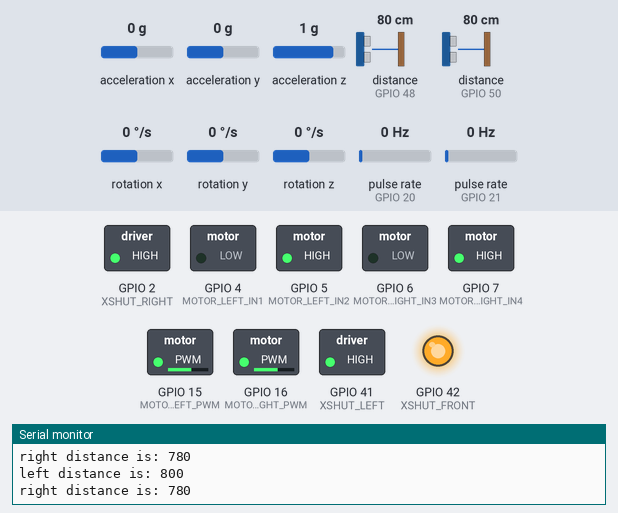
Recording of a sketch running on a simulated ESP32-S3. On the bench: switched loads named in the sketch (green lamp = pin HIGH), output pins drawn as LEDs (lit = HIGH), the last lines printed to the serial monitor. Wiring (inferred from the names in the program): 2 × pulse sensor: data GPIO 20 / data GPIO 21. The inputs (shaded band) are chosen by the test bench; at power-on: distance to the obstacle (sensors on GPIO 48, GPIO 50) 80 cm, pulse rate (sensors on GPIO 20, GPIO 21) 0 Hz, acceleration x 0 g, acceleration y 0 g, acceleration z 1 g, rotation x 0 °/s, rotation y 0 °/s, rotation z 0 °/s.

Above: at 8.3 s.
8.4 s: distance to the obstacle (sensor on GPIO 48) set to 120 cm
At 8.65 s:
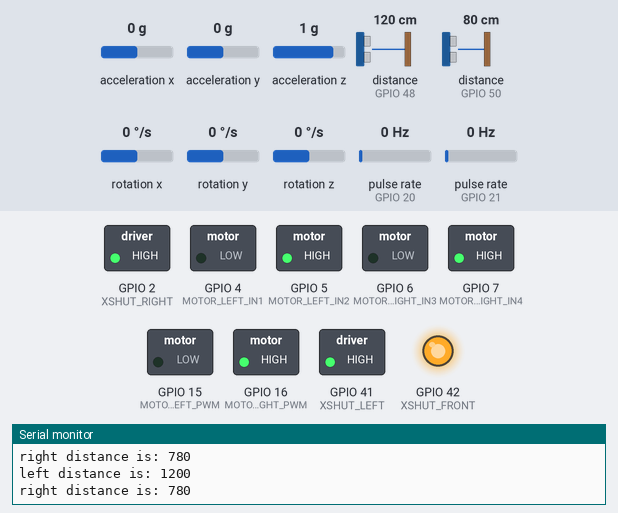
11.4 s: pulse rate (sensor on GPIO 20) set to 68 Hz
14.4 s: pulse rate (sensor on GPIO 20) set to 74 Hz
At 15.0 s:
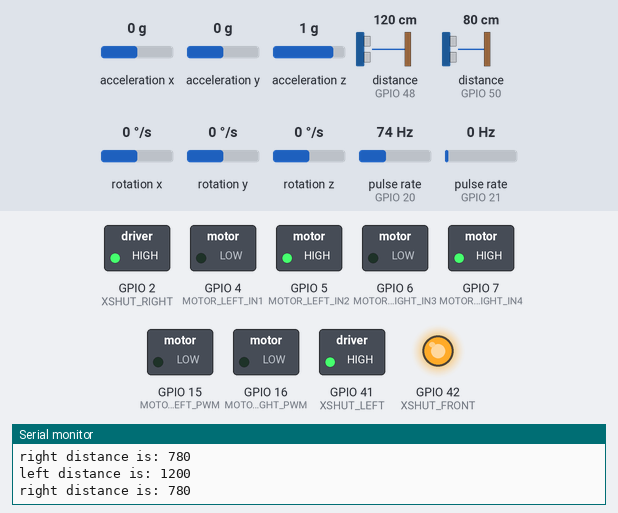
Timing chart, 0 to 17.4 s (numbered marks = the images above; inputs shaded):
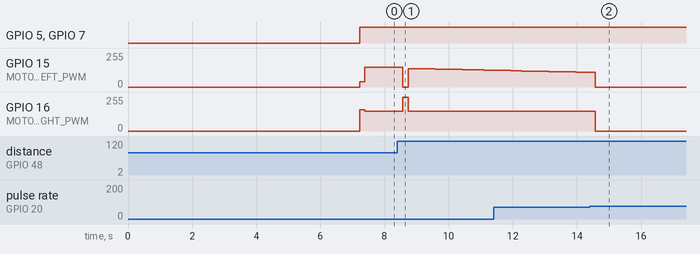

The sketch:

move_forward.ino
```cpp
#include <PID_v1.h>
#include <MPU9250_asukiaaa.h>
#include <Wire.h>
#include <VL53L0X.h>

// === Constants ===
#define WHEEL_DIAMETER_CM 6
#define ENCODER_TICKS_PER_REV 20
#define QUADRANT_SIZE 100.0

#define LEFT_ENCODER_PIN 21
#define RIGHT_ENCODER_PIN 20
#define MOTOR_LEFT_IN1 4
#define MOTOR_LEFT_IN2 5
#define MOTOR_LEFT_PWM 15
#define MOTOR_RIGHT_IN3 6
#define MOTOR_RIGHT_IN4 7
#define MOTOR_RIGHT_PWM 16
// #define INFRA_LEFT_SDA 38
// #define INFRA_LEFT_SCL 39
// #define INFRA_FRONT_SDA 47
// #define INFRA_FRONT_SCL 48
// #define INFRA_RIGHT_SDA 40
// #define INFRA_RIGHT_SCL 41
#define XSHUT_LEFT 41
#define XSHUT_FRONT 42
#define XSHUT_RIGHT 2
#define INFRA_SCL 48
#define INFRA_SDA 47
#define MPU_SDA 8
#define MPU_SCL 9

// infrared sensor declarations
VL53L0X sensorLeft, sensorFront, sensorRight;

const float wheel_circumference = WHEEL_DIAMETER_CM * PI;
const float ticks_per_cm = ENCODER_TICKS_PER_REV / wheel_circumference;
const int target_ticks = QUADRANT_SIZE * ticks_per_cm;
const int maxValid = 40000; // maximum valid distance of sensor output from walls, without assuming empty space

const int baseSpeed = 150;  // Base PWM speed

// === MPU Setup ===
MPU9250_asukiaaa mpu;
float yawAngle = 0;
unsigned long lastUpdateTime = 0;

// === Encoders ===
volatile long leftTicks = 0;
volatile long rightTicks = 0;

void IRAM_ATTR onLeftEncoder() {
  leftTicks += 1;
}
void IRAM_ATTR onRightEncoder() {
  rightTicks += 1;
}

// TwoWire I2C_MPU = TwoWire(0);  // Use I2C bus 0 for MPU
// TwoWire I2C_TOF = TwoWire(1);  // Use I2C bus 1 for Time-of-Flight sensors

void setupEncoders() {
  attachInterrupt(digitalPinToInterrupt(LEFT_ENCODER_PIN), onLeftEncoder, RISING);
  attachInterrupt(digitalPinToInterrupt(RIGHT_ENCODER_PIN), onRightEncoder, RISING);
}
void setupMPU() {
  Wire1.begin(MPU_SDA, MPU_SCL);
  //mpu.setWire(&I2C_MPU);  // Use dedicated I2C bus
  mpu.setWire(&Wire1);
  mpu.beginAccel();
  mpu.beginGyro();
  // delay(2000);    // Allow sensor to stabilize
}
const int rightOffset = 20; // 20 mm offset
const int leftOffset = 0; // 0 mm offset
const int frontOffset = 0; // 0 mm offset
void setupInfrareds() {
  Wire.begin(INFRA_SDA, INFRA_SCL);

  // Set XSHUT pins as outputs
  pinMode(XSHUT_LEFT, OUTPUT);
  pinMode(XSHUT_FRONT, OUTPUT);
  pinMode(XSHUT_RIGHT, OUTPUT);
  digitalWrite(XSHUT_LEFT, LOW);
  digitalWrite(XSHUT_FRONT, LOW);
  digitalWrite(XSHUT_RIGHT, LOW);
  delay(100);

  // === Bring up sensor 1 ===
  digitalWrite(XSHUT_LEFT, HIGH);
  delay(50);
  sensorLeft.init(true);
  sensorLeft.setAddress(0x30);

  // === Bring up sensor 2 ===
  digitalWrite(XSHUT_FRONT, HIGH);
  delay(50);
  sensorFront.init(true);
  sensorFront.setAddress(0x31);

  // === Bring up sensor 3 ===
  digitalWrite(XSHUT_RIGHT, HIGH);
  delay(50);
  sensorRight.init(true);
  sensorRight.setAddress(0x32);

  sensorLeft.setTimeout(500);  // Set timeout to 500ms - time the sensor waits for input until it times out
  sensorLeft.startContinuous();  // Start continuous mode
  sensorFront.setTimeout(500);  // Set timeout to 500ms - time the sensor waits for input until it times out
  sensorFront.startContinuous();  // Start continuous mode
  sensorRight.setTimeout(500);  // Set timeout to 500ms - time the sensor waits for input until it times out
  sensorRight.startContinuous();  // Start continuous mode
}

// === PID Controllers ===
// Encoder PID
double pidInput, pidOutput, pidSetpoint = 0;
double Kp = 0.8, Ki = 0.01, Kd = 0.3;
PID pidController(&pidInput, &pidOutput, &pidSetpoint, Kp, Ki, Kd, DIRECT);

// Yaw PID (MPU)
double yawInput, yawOutput, yawSetpoint = 0;
double yawKp = 1.0, yawKi = 0.01, yawKd = 0.15;
PID yawPID(&yawInput, &yawOutput, &yawSetpoint, yawKp, yawKi, yawKd, DIRECT);
// Gyro bias offsets (X, Y, Z)
float gyroBias[3] = {0, 0, 0};

// === Wall-following PID ===
unsigned int leftDist, rightDist;
double wallInput, wallOutput, wallSetpoint = 0; // Desired diff = 0
double wallKp = 0.01, wallKi = 0.01, wallKd = 0.3;
PID wallPID(&wallInput, &wallOutput, &wallSetpoint, wallKp, wallKi, wallKd, DIRECT);

// Add weighting factor for yaw correction
const float YAW_WEIGHT = 0; // Give gyro corrections more influence (was 1.0)
const float ENCODER_WEIGHT = 0; // Reduce encoder influence
const float WALL_WEIGHT = 1; // Weight for wall correction

// === Setup ===
void setup() {
  Serial.begin(115200);

  setupInfrareds();

  // Motor pins
  pinMode(MOTOR_LEFT_IN1, OUTPUT);
  pinMode(MOTOR_LEFT_IN2, OUTPUT);
  pinMode(MOTOR_LEFT_PWM, OUTPUT);
  pinMode(MOTOR_RIGHT_IN3, OUTPUT);
  pinMode(MOTOR_RIGHT_IN4, OUTPUT);
  pinMode(MOTOR_RIGHT_PWM, OUTPUT);

  // Encoder pins
  pinMode(LEFT_ENCODER_PIN, INPUT);
  pinMode(RIGHT_ENCODER_PIN, INPUT);
  setupEncoders();

  // PID settings
  pidController.SetMode(AUTOMATIC);
  // pidController.SetOutputLimits(-20, 20);
  // pidController.SetSampleTime(20);

  yawPID.SetMode(AUTOMATIC);
  // yawPID.SetOutputLimits(-15, 15);
  // yawPID.SetSampleTime(20);

  wallPID.SetMode(AUTOMATIC);

  setupMPU();
  calibrateGyro();
  mpu.gyroUpdate();
  yawAngle = 0;
  yawSetpoint = 0;
  // delay(500);
  //kickMotors();

  lastUpdateTime = millis();
}

// === Main Loop ===
void loop() {
  // End condition
  long avgTicks = (leftTicks + rightTicks) / 2;
  if (avgTicks >= target_ticks) {
    stopMotors();
    return;
  }

  // === MPU Yaw Update ===
  unsigned long now = millis();
  float dt = (now - lastUpdateTime) / 1000.0;
  lastUpdateTime = now;

  mpu.gyroUpdate();
  float gyroZ = mpu.gyroZ() - gyroBias[2];  // deg/sec
  yawAngle += gyroZ * dt;
  yawInput = yawAngle;
  yawPID.Compute();

  // === Encoder PID Update ===
  pidInput = (double)(leftTicks - rightTicks);
  pidController.Compute();

  leftDist = sensorLeft.readRangeContinuousMillimeters() - leftOffset;
  rightDist = sensorRight.readRangeContinuousMillimeters() - rightOffset;

  Serial.print("left distance is: ");
  Serial.println(leftDist);
  Serial.print("right distance is: ");
  Serial.println(rightDist);
  // === Wall PID Update ===
  wallInput = leftDist - rightDist;
  wallInput *= -WALL_WEIGHT;
  if (leftDist > maxValid || rightDist > maxValid) {
    // wallInput = 0; // Disable wall correction in open space
    stopMotors();
    while(1){
      ;
    }
  }
  wallPID.Compute();

  // === Combine All Three Corrections ===
  // Apply weighted combination
  double totalCorrection = (pidOutput * ENCODER_WEIGHT) + (yawOutput * YAW_WEIGHT + (wallOutput));

  // Add dynamic speed adjustment based on wall error
  int dynamicBaseSpeed = baseSpeed - abs(wallOutput); // Slow down when correcting
  dynamicBaseSpeed = constrain(dynamicBaseSpeed, 100, 255); // Maintain minimum speed

  int leftPWM = dynamicBaseSpeed - totalCorrection;
  int rightPWM = dynamicBaseSpeed + totalCorrection;

  leftPWM = constrain(leftPWM, 0, 255);
  rightPWM = constrain(rightPWM, 0, 255);

  driveForward(leftPWM, rightPWM);

  // // === Debug Info ===
  // Serial.print("Yaw: "); Serial.print(yawAngle);
  // Serial.print(" | EncErr: "); Serial.print(pidInput);
  // Serial.print(" | Corr: "); Serial.print(totalCorrection);
  // Serial.print(" | PWM L/R: "); Serial.print(leftPWM); Serial.print("/"); Serial.println(rightPWM);
  // Serial.print("Sensor 1: ");
  // Serial.print(sensorLeft.readRangeContinuousMillimeters());
  // Serial.print(" mm | Sensor 2: ");
  // Serial.print(sensorFront.readRangeContinuousMillimeters());
  // Serial.print(" mm | Sensor 3: ");
  // Serial.print(sensorRight.readRangeContinuousMillimeters());
  // Serial.println(" mm");
  delay(100);
}

void kickMotors() {
  int PWM_Pow = 130;
  unsigned long kickTime = millis() + 300;

  while (millis() < kickTime)
    driveForward(PWM_Pow, PWM_Pow);
}

void calibrateGyro() {
  Serial.println("Calibrating gyro. Keep sensor still...");
  delay(100);

  const int numSamples = 1000;
  float sumX = 0, sumY = 0, sumZ = 0;

  for (int i = 0; i < numSamples; i++) {
    if (mpu.gyroUpdate() == 0) { // Successfully read gyro
      sumX += mpu.gyroX();
      sumY += mpu.gyroY();
      sumZ += mpu.gyroZ();
    }
    delay(5);
  }

  // Calculate average bias (offset)
  gyroBias[0] = sumX / numSamples;
  gyroBias[1] = sumY / numSamples;
  gyroBias[2] = sumZ / numSamples;

  Serial.print("Gyro Bias (X/Y/Z): ");
  Serial.print(gyroBias[0], 4);
  Serial.print(", ");
  Serial.print(gyroBias[1], 4);
  Serial.print(", ");
  Serial.println(gyroBias[2], 4);
}

// === Motor Helpers ===
void driveForward(int powLeft, int powRight) {
  moveMotor(1, 1, powLeft);
  moveMotor(2, 1, powRight);
}

void stopMotors(void) {
  moveMotor(1, 1, 0);
  moveMotor(2, 1, 0);
}

void moveMotor(int motorNumber, int direction, int pwmPow) {
  //motorNumber: 1 == left; 2 == right
  // direction == 1 - forward
  // direction == 0 -backward

  if (motorNumber == 1) {
    if (direction == 1) {
      digitalWrite(MOTOR_LEFT_IN1, LOW);
      digitalWrite(MOTOR_LEFT_IN2, HIGH);
    }
    else {
      digitalWrite(MOTOR_LEFT_IN1, HIGH);
      digitalWrite(MOTOR_LEFT_IN2, LOW);
    }
    analogWrite(MOTOR_LEFT_PWM, pwmPow);
  }
  else if (motorNumber == 2) {
    if (direction == 1) {
      digitalWrite(MOTOR_RIGHT_IN3, LOW);
      digitalWrite(MOTOR_RIGHT_IN4, HIGH);
    }
    else {
      digitalWrite(MOTOR_RIGHT_IN3, HIGH);
      digitalWrite(MOTOR_RIGHT_IN4, LOW);
    }
    analogWrite(MOTOR_RIGHT_PWM, pwmPow);
  }
  else{
    Serial.print("Error: motor nonexistent - pausing execution");
    while(1) {
      ;
    }
  }
}
```

Measured:
- the behaviour switches between 71 and 72 Hz on pulse rate (sensor on GPIO 20) (found by bisection; images 1 and 2)
- after the input at 8.4 s, GPIO 15 (MOTOR_LEFT_PWM): 148/255 → 0/255 after 0.17 s, → 138/255 0.17 s later, → 136/255 0.34 s later, → 134/255 0.51 s later, … (8 changes in this stretch); GPIO 16 (MOTOR_RIGHT_PWM): 149/255 → 255/255 after 0.17 s, → 149/255 0.17 s later
